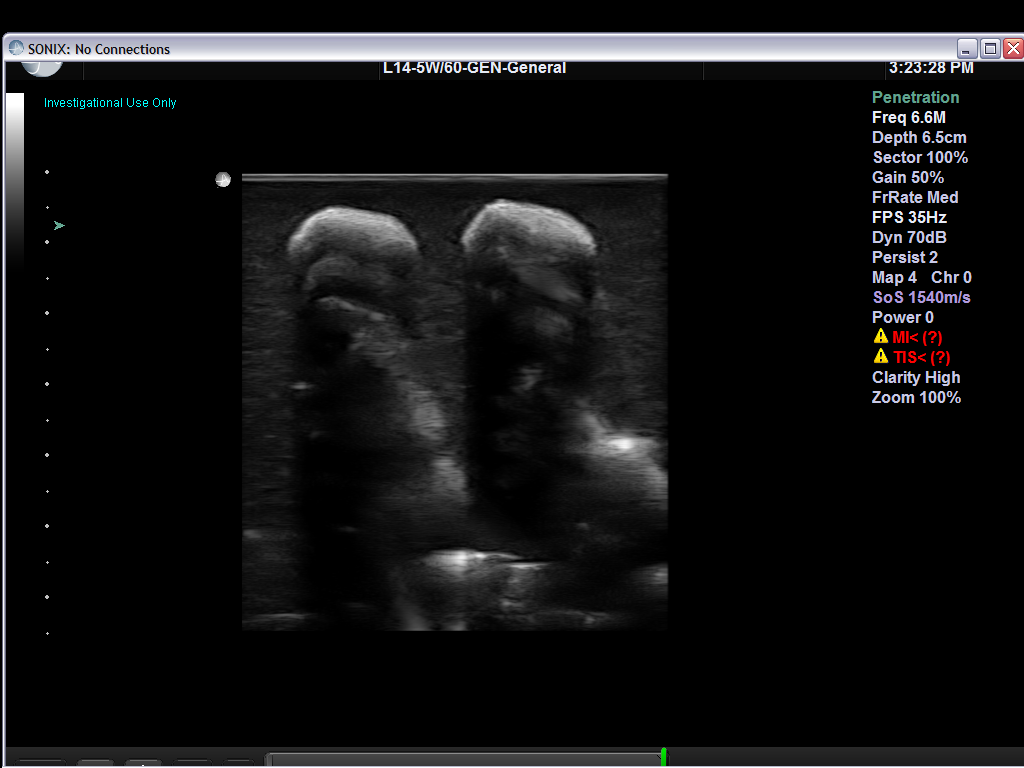
%> input picture bone_generation/img1.png, 1024 x 768 px
$ octave main.m   (GNU Octave 9; MATLAB toolbox functions it lacks are replaced by stand-ins)
%> lines starting %> are read from the running program, lines starting %| are printed output that depends on the picture
### bone_generation/img_convert.m
% this script convert an image into medium usable in kwave simulation
% process
function Bmask = img_convert(img)


%imadjust to enhance the contrast

% pout_imadjust = imadjust(img);
% pout_histeq = histeq(img);
pout_adapthisteq = adapthisteq(img);
% montage({img,pout_imadjust,pout_histeq,pout_adapthisteq},'Size',[1 4])
% title("Original Image and Enhanced Images using imadjust, histeq, and adapthisteq")

%from comparison, the adapthisteq technique is the most useful one
%Now find the binary mask
image = pout_adapthisteq;
imshow(image)
h1 = drawline('SelectedColor','yellow');
h1.Selected = true;
h2 = drawline('SelectedColor','yellow');
h2.Selected = true;
h3 = drawline('SelectedColor','yellow');
h3.Selected = true;
h4 = drawline('SelectedColor','yellow');
h4.Selected = true;
h5 = drawline('SelectedColor','yellow');
h5.Selected = true;
h6 = drawline('SelectedColor','yellow');
h6.Selected = true;
h7 = drawline('SelectedColor','yellow');
h7.Selected = true;
h8 = drawline('SelectedColor','yellow');
h8.Selected = true;
h9 = drawline('SelectedColor','yellow');
h9.Selected = true;
h10 = drawline('SelectedColor','yellow');
h10.Selected = true;
h11 = drawline('SelectedColor','yellow');
h11.Selected = true;
M = createMask(h1) | createMask(h2)|createMask(h3)|createMask(h4)|createMask(h5)...
    |createMask(h6)|createMask(h7)|createMask(h8)|createMask(h9)|createMask(h10)...
    |createMask(h11);

save('mask1.mat', 'M')

Bmask = M;

### bone_generation/main.m
%% Converting image into mask M
img = imread('/Users/weitingtan/Documents/LegoUltrasound/bone_generation/img1.png');
%> img is the input picture: size 768x1024x3 uint8; mean R, G, B 20.1, 20.1, 20.9
I = rgb2gray(img);
% crop the useful region out:
I = I(170:630,250:650);
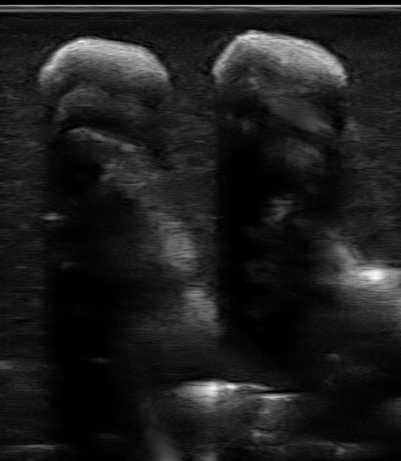
%> I: size 461x401 uint8; min 0, max 245, mean 29.6

Bmask = img_convert(I);
%> in img_convert, `pout_adapthisteq = adapthisteq(img);`:
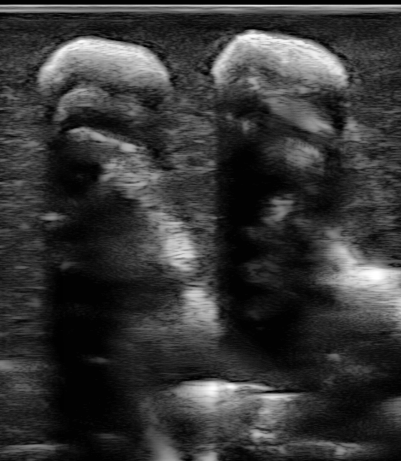
%> pout_adapthisteq: size 461x401 uint8; min 0, max 255, mean 54.8
%> the run ends on the next line
